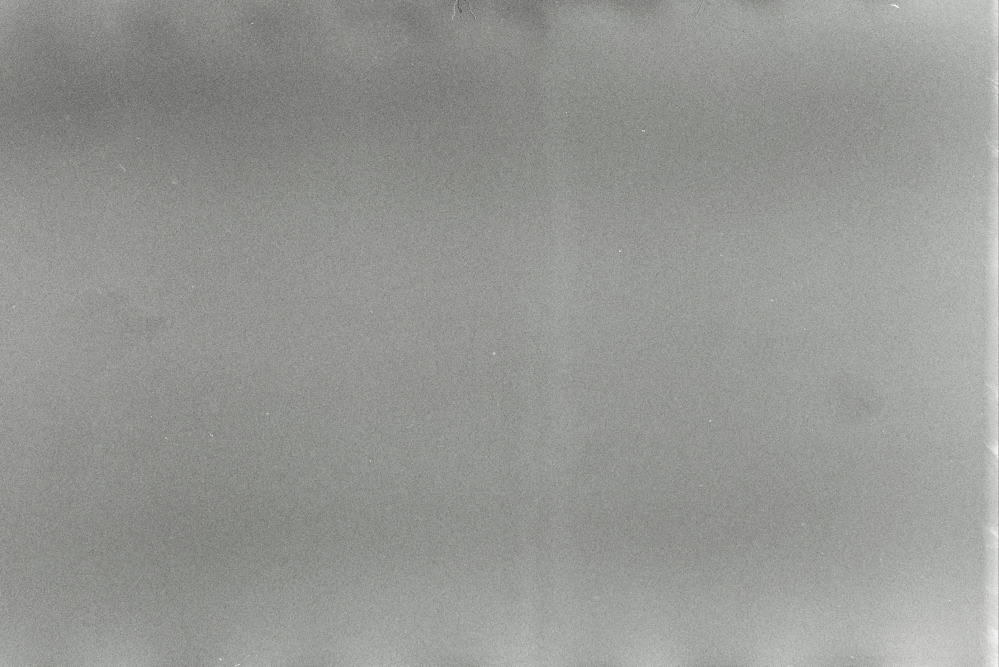
#> input picture grain_scan.jpg, 2996 x 2000 px (shown at 1/3 size)
$ python make_grain_plate.py grain_scan.jpg --width 5760 --height 3840
#> lines starting #> are read from the running program, lines starting #| are printed output that depends on the picture
#!/usr/bin/env python3
"""
make_grain_plate.py — Convert a scanned film-grain JPEG into a Magic Lantern
grain plate (.grn) for the grain_overlay module.

Usage:
    python make_grain_plate.py grain_scan.jpg --width 5760 --height 3840
    python make_grain_plate.py bw_negative_scan.jpg --width 5760 --height 3840 --invert

Common sensor active areas (verify on camera via the module's status line):
    5D3  5760x3840     5D2 5616x3744     6D  5472x3648
    700D 5184x3456     EOS M 5184x3456   5D4 6720x4480

The plate is grayscale, so Bayer phase does not matter.
"""
import argparse
import struct
import sys

import numpy as np
from PIL import Image, ImageFilter

MAGIC = b"GRN1"
VERSION = 1
SCALE14 = 16383  # 14-bit max


def main() -> int:
    ap = argparse.ArgumentParser(description=__doc__,
                                 formatter_class=argparse.RawDescriptionHelpFormatter)
    ap.add_argument("input", help="grain scan image (JPEG/TIFF/PNG)")
    ap.add_argument("-o", "--output", default="grain.grn")
    ap.add_argument("--width", type=int, required=True,
                    help="camera active-area width in pixels")
    ap.add_argument("--height", type=int, required=True,
                    help="camera active-area height in pixels")
    ap.add_argument("--invert", action="store_true",
                    help="set if the scan is a negative (dark grain on light base)")
    ap.add_argument("--black-pct", type=float, default=0.5,
                    help="percentile used as black point (default 0.5)")
    ap.add_argument("--white-pct", type=float, default=99.5,
                    help="percentile used as white point (default 99.5)")
    ap.add_argument("--preblur", type=float, default=0.6,
                    help="Gaussian radius (in scan pixels) before resizing; "
                         "prevents aliasing when downsampling (0 to disable)")
    ap.add_argument("--strength-scale", type=float, default=1.0,
                    help="premultiply plate brightness, e.g. 0.7 for subtler grain")
    args = ap.parse_args()

    im = Image.open(args.input)
#> im is the input picture: PIL image 2996x2000 RGB; mean R, G, B 149.8, 150.9, 147.9
    im = im.convert("L")          # grain must be neutral
#> im: PIL image 2996x2000 L
    if args.invert:
        print("inverted")
        im = Image.eval(im, lambda v: 255 - v)
    if args.preblur > 0:
        im = im.filter(ImageFilter.GaussianBlur(args.preblur))
    if im.size != (args.width, args.height):
        im = im.resize((args.width, args.height), Image.LANCZOS)
#> im: PIL image 5760x3840 L

    a = np.asarray(im, dtype=np.uint8).astype(np.float64)

    # auto-levels on the scan itself
    bp = np.percentile(a, args.black_pct)
#> bp = 113
    wp = np.percentile(a, args.white_pct)
#> wp = 203
    if wp <= bp:
        sys.exit("error: degenerate scan (white point == black point)")
    a = (a - bp) / (wp - bp)
    a = np.clip(a * args.strength_scale, 0.0, 1.0)
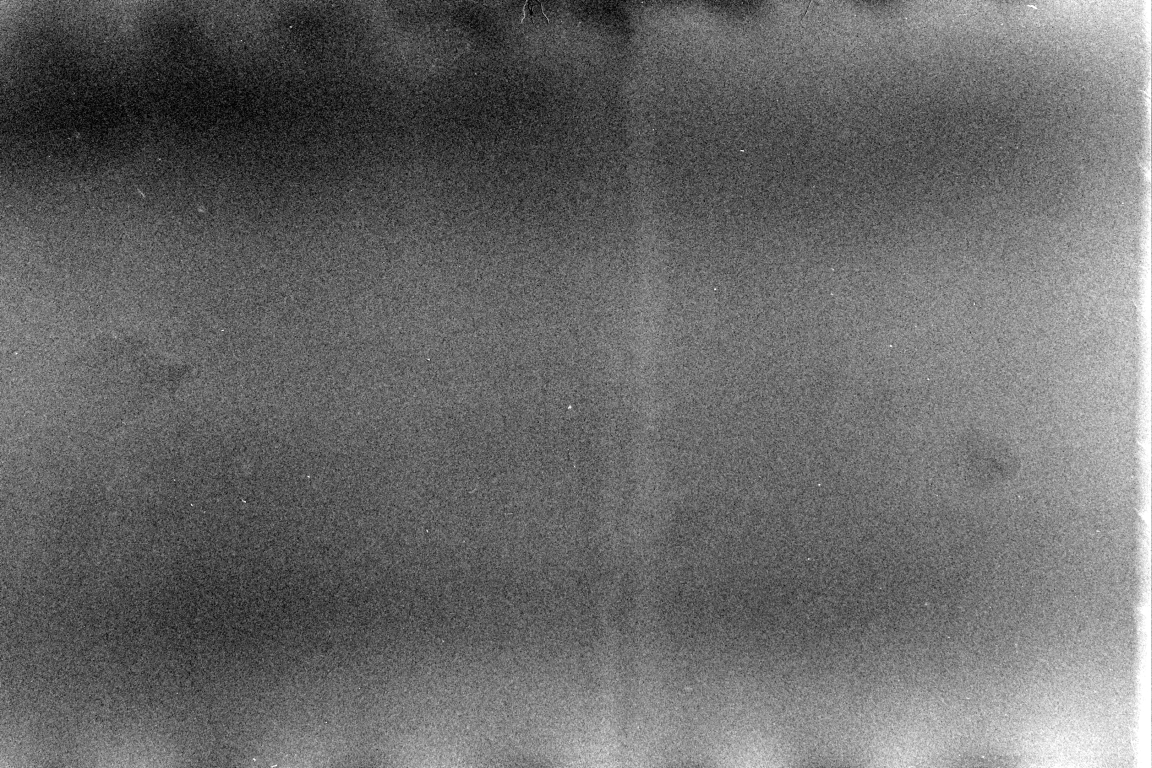
#> a: shape (3840, 5760) float64 (shown at 1/5 size); min 0, max 1, mean 0.415
    a = np.round(a * SCALE14).astype("<u2")   # uint16 LE, 14-bit range

    header = struct.pack("<4sIIIII", MAGIC, VERSION,
                         args.width, args.height, 0, SCALE14)
    with open(args.output, "wb") as f:
        f.write(header)
        f.write(a.tobytes())

    print(f"wrote {args.output}: {args.width}x{args.height}, "
          f"{(24 + a.nbytes) / 1e6:.1f} MB "
          f"(black={bp:.1f}, white={wp:.1f} on 8-bit scale)")
#| wrote grain.grn: 5760x3840, 44.2 MB (black=113.0, white=203.0 on 8-bit scale)
    return 0


if __name__ == "__main__":
    sys.exit(main())
#> (the program exits here)
